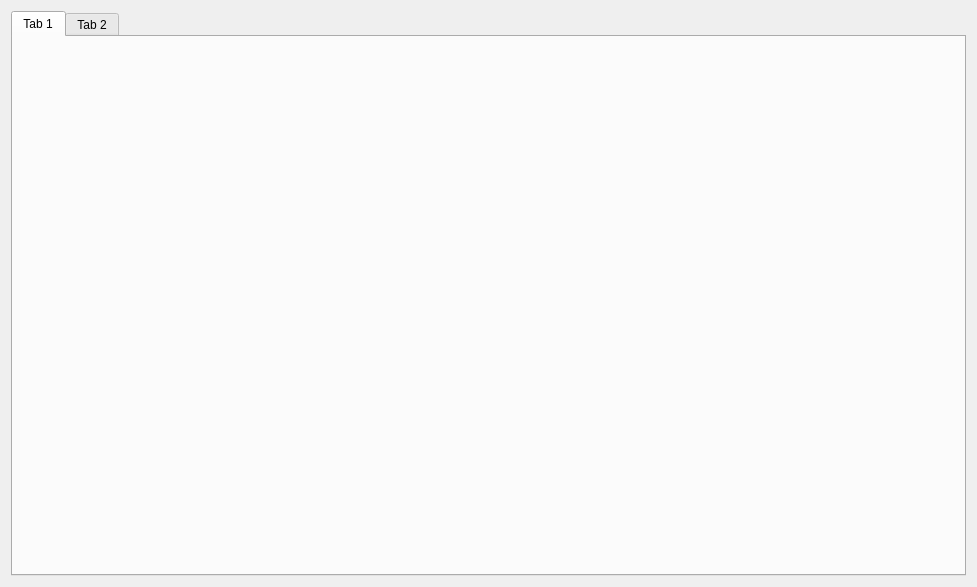
<?xml version="1.0" encoding="UTF-8"?>
<ui version="4.0">
 <class>RecipeBookBrowserWidget</class>
 <widget class="QWidget" name="RecipeBookBrowserWidget">
  <property name="geometry">
   <rect>
    <x>0</x>
    <y>0</y>
    <width>977</width>
    <height>587</height>
   </rect>
  </property>
  <property name="windowTitle">
   <string>Form</string>
  </property>
  <layout class="QGridLayout" name="gridLayout">
   <item row="0" column="0">
    <widget class="QTabWidget" name="browser">
     <widget class="QWidget" name="tab_3">
      <attribute name="title">
       <string>Tab 1</string>
      </attribute>
     </widget>
     <widget class="QWidget" name="tab_4">
      <attribute name="title">
       <string>Tab 2</string>
      </attribute>
     </widget>
    </widget>
   </item>
  </layout>
 </widget>
 <resources/>
 <connections/>
</ui>
